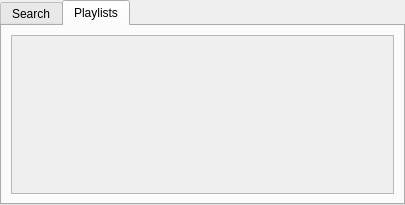
<?xml version="1.0" encoding="UTF-8"?>
<ui version="4.0">
 <class>Finder</class>
 <widget class="QWidget" name="Finder">
  <property name="geometry">
   <rect>
    <x>0</x>
    <y>0</y>
    <width>405</width>
    <height>205</height>
   </rect>
  </property>
  <property name="windowTitle">
   <string>Form</string>
  </property>
  <layout class="QGridLayout" name="gridLayout">
   <property name="leftMargin">
    <number>0</number>
   </property>
   <property name="topMargin">
    <number>0</number>
   </property>
   <property name="rightMargin">
    <number>0</number>
   </property>
   <property name="bottomMargin">
    <number>0</number>
   </property>
   <item row="0" column="0">
    <widget class="QTabWidget" name="tab">
     <property name="tabShape">
      <enum>QTabWidget::Rounded</enum>
     </property>
     <property name="currentIndex">
      <number>1</number>
     </property>
     <widget class="QWidget" name="searchTab">
      <attribute name="title">
       <string>Search</string>
      </attribute>
      <layout class="QVBoxLayout" name="verticalLayout_2">
       <item>
        <widget class="QLineEdit" name="searchLine">
         <property name="placeholderText">
          <string>Query / artist / album / track / filename / playlist</string>
         </property>
        </widget>
       </item>
       <item>
        <widget class="QListWidget" name="searchResult"/>
       </item>
      </layout>
     </widget>
     <widget class="QWidget" name="filesTab">
      <attribute name="title">
       <string>Playlists</string>
      </attribute>
      <layout class="QGridLayout" name="gridLayout_2">
       <item row="0" column="0">
        <widget class="QScrollArea" name="playlistScroll">
         <property name="widgetResizable">
          <bool>true</bool>
         </property>
         <widget class="QWidget" name="playlistScrollContent">
          <property name="geometry">
           <rect>
            <x>0</x>
            <y>0</y>
            <width>381</width>
            <height>154</height>
           </rect>
          </property>
          <layout class="QHBoxLayout" name="horizontalLayout_3"/>
         </widget>
        </widget>
       </item>
      </layout>
     </widget>
    </widget>
   </item>
  </layout>
 </widget>
 <resources/>
 <connections/>
</ui>
